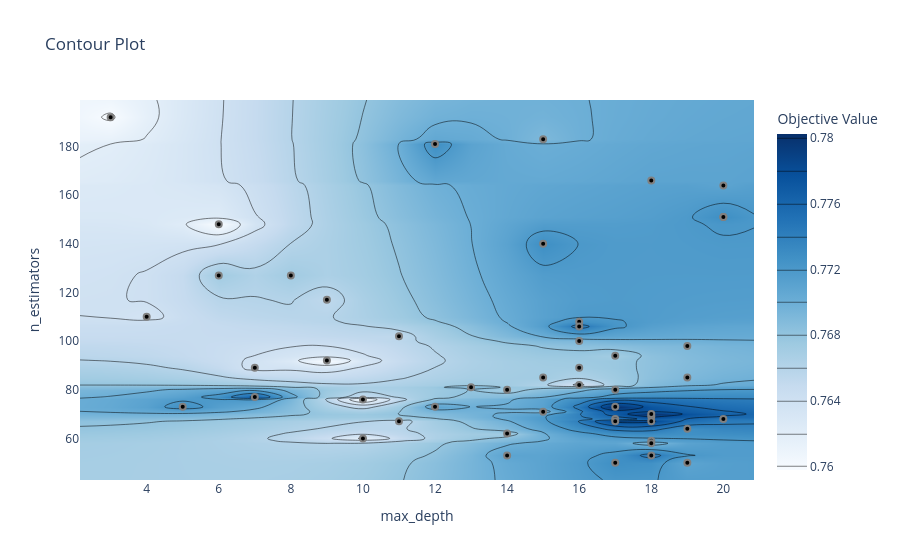

Notebook code cell kept with this figure:
### Code cell
# 4. Contour Plot
plot_contour(study).show()

### Figure 1 — Plotly figure (JSON) as saved in the notebook; plotly's stock layout.template omitted (floating-point values rounded to 4 significant figures; data arrays with more than 128 entries replaced by an {"elided": "..."} marker saying what was removed)
{"data": [{"colorbar": {"title": {"text": "Objective Value"}}, "colorscale": [[0, "rgb(247,251,255)"], [0.125, "rgb(222,235,247)"], [0.25, "rgb(198,219,239)"], [0.375, "rgb(158,202,225)"], [0.5, "rgb(107,174,214)"], [0.625, "rgb(66,146,198)"], [0.75, "rgb(33,113,181)"], [0.875, "rgb(8,81,156)"], [1, "rgb(8,48,107)"]], "connectgaps": true, "contours": {"coloring": "heatmap"}, "hoverinfo": "none", "line": {"smoothing": 1.3}, "reversescale": false, "type": "contour", "x": [2.15, 3, 4, 5, 6, 7, 8, 9, 10, 11, 12, 13, 14, 15, 16, 17, 18, 19, 20, 20.85], "y": [42.9, 50, 53, 58, 59, 60, 62, 64, 67, 68, 69, 70, 71, 73, 76, 77, 80, 81, 82, 85, 89, 92, 94, 98, 100, 102, 106, 108, 110, 117, 127, 140, 148, 151, 164, 166, 181, 183, 192, 199.1], "z": {"elided": "40x20 float values"}}, {"marker": {"color": "black", "line": {"color": "Gray", "width": 2}}, "mode": "markers", "name": "Feasible Trial", "showlegend": false, "type": "scatter", "x": [16, 11, 11, 20, 15, 15, 7, 12, 3, 14, 4, 20, 6, 8, 20, 7, 9, 18, 6, 9, 18, 18, 17, 18, 12, 13, 18, 16, 10, 16, 19, 17, 17, 14, 19, 17, 15, 19, 16, 10, 5, 17, 14, 18, 18, 20, 17, 15, 19, 16], "y": [82, 67, 102, 151, 183, 140, 77, 181, 192, 53, 110, 151, 148, 127, 164, 89, 117, 166, 127, 92, 69, 70, 68, 53, 73, 81, 59, 100, 76, 89, 64, 73, 80, 62, 98, 50, 71, 85, 108, 60, 73, 67, 80, 67, 58, 68, 94, 85, 50, 106]}, {"marker": {"color": "#cccccc", "line": {"color": "Gray", "width": 2}}, "mode": "markers", "name": "Infeasible Trial", "showlegend": false, "type": "scatter", "x": [], "y": []}], "layout": {"title": {"text": "Contour Plot"}, "xaxis": {"range": [2.15, 20.85], "title": {"text": "max_depth"}}, "yaxis": {"range": [42.9, 199.1], "title": {"text": "n_estimators"}}}}
